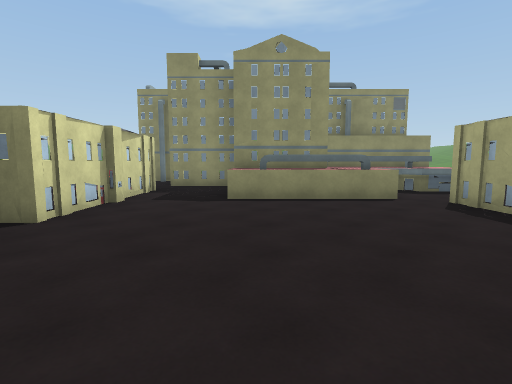
View 1 (above)

22 first-person views from a walk through a scene from a Unity 3-D project. The camera is 1.4 m above the floor, tilts 6° down and sees 85° across. The floor is counted in squares, 2 m on a side. Each view is taken from the middle of a square. On the plan, view 1 faces up. The plan holds only what a view shows up to about 9 squares ahead; the rest is blank. The place goes on beyond the plan. Surface patterns are stand-ins for the level's own textures.

View 2
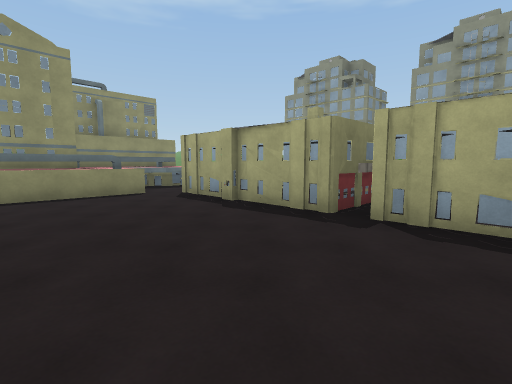

View 3
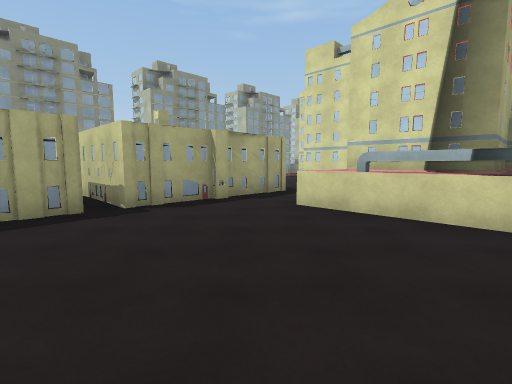

View 4
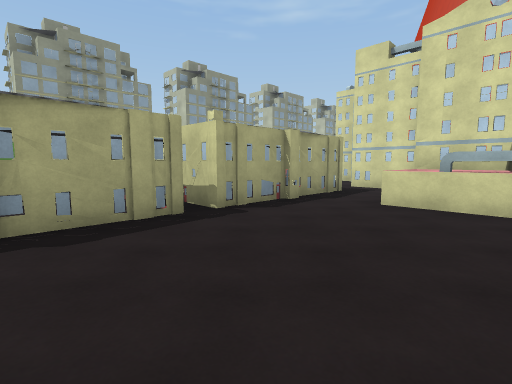

View 5
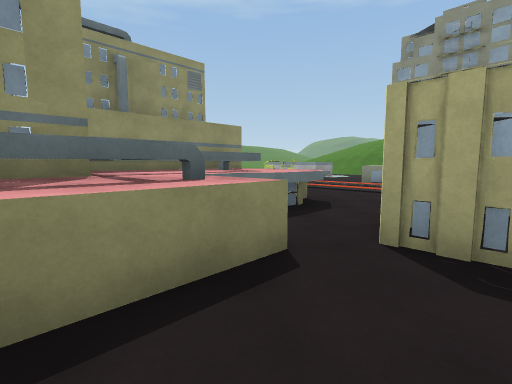

View 6
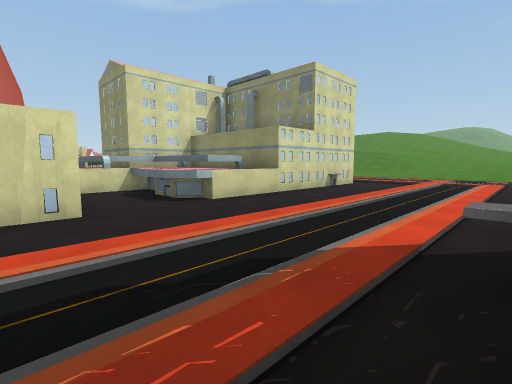

View 7
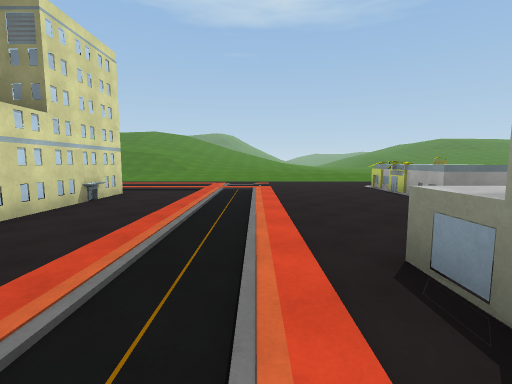

View 8
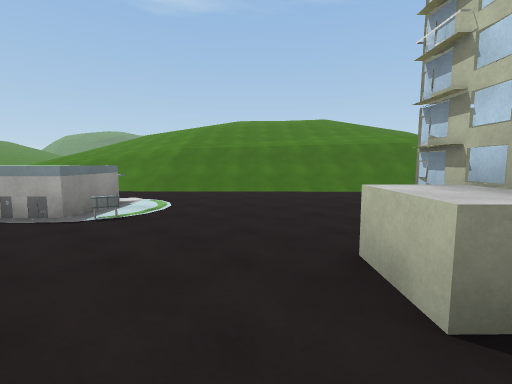

View 9
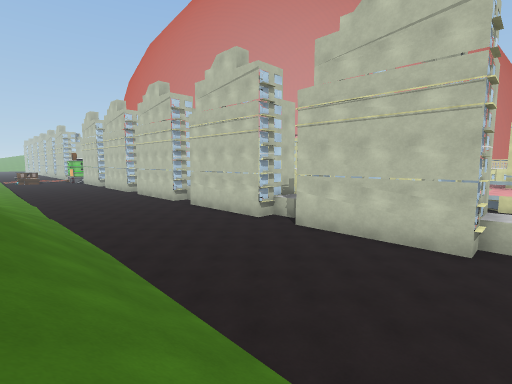

View 10
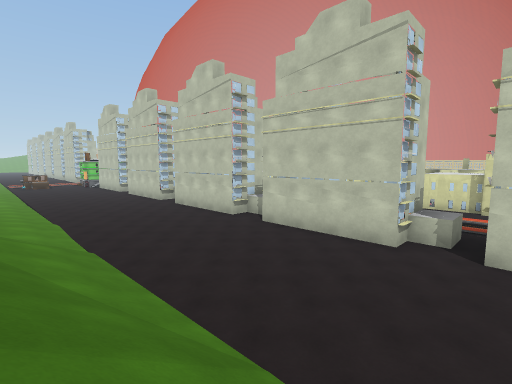

View 11
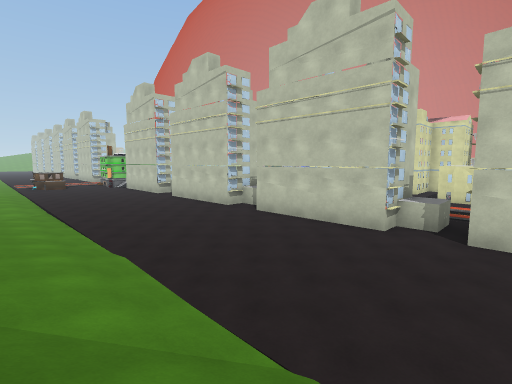

View 12
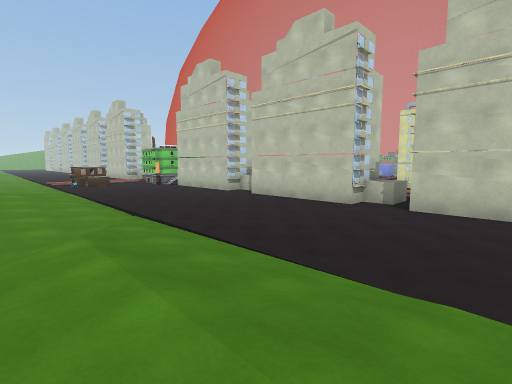

View 13
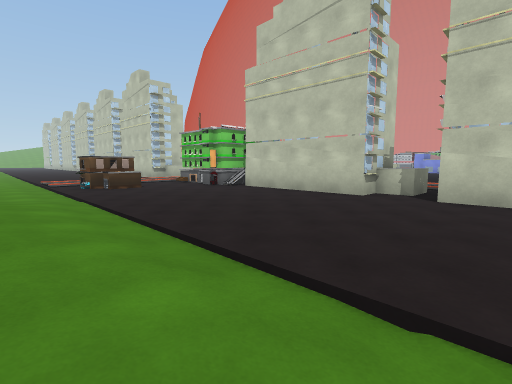

View 14
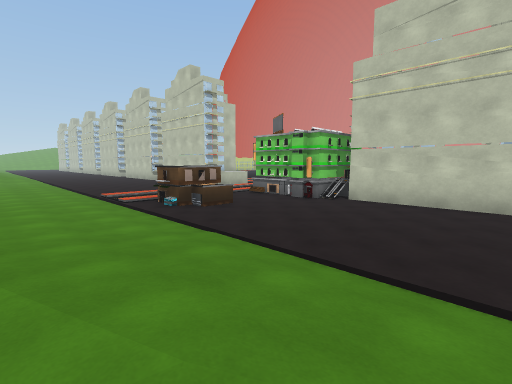

View 15
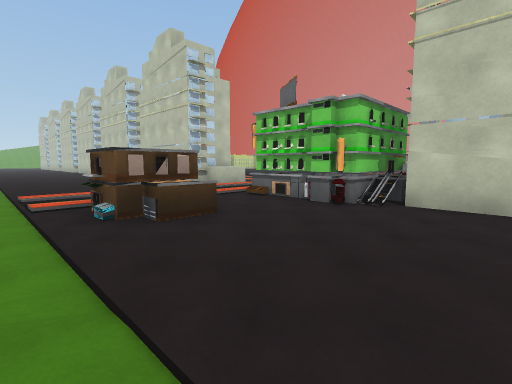

View 16
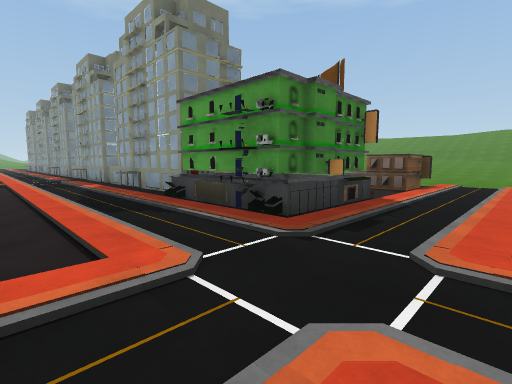

View 17
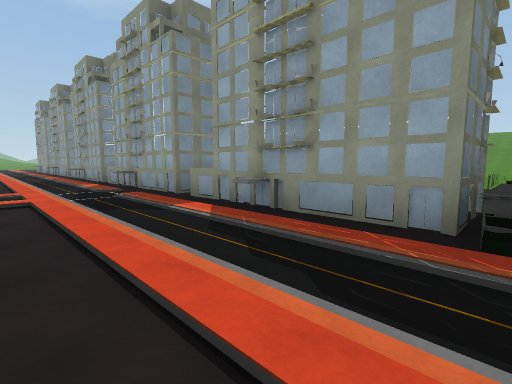

View 18
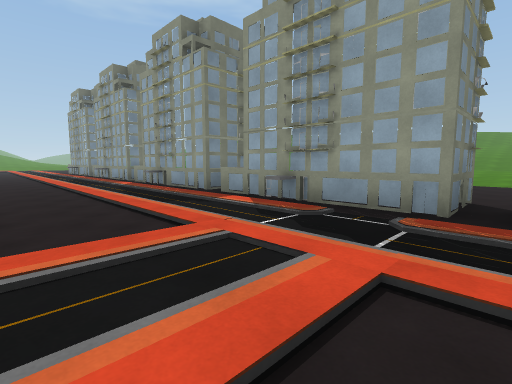

View 19
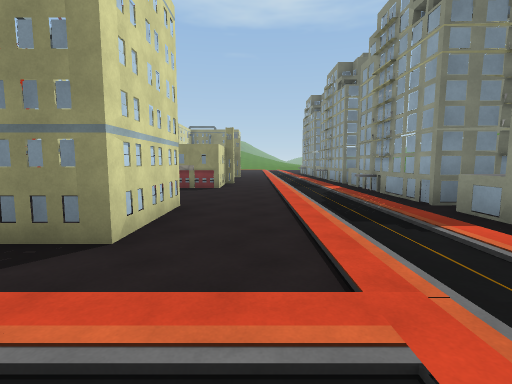

View 20
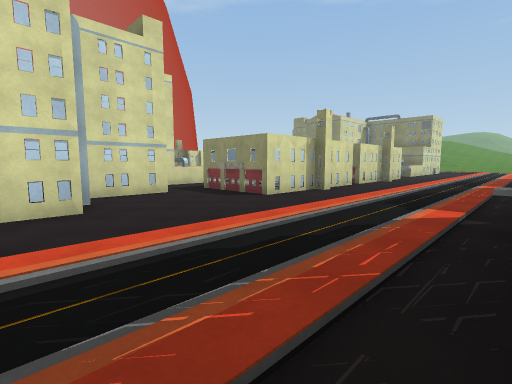

View 21
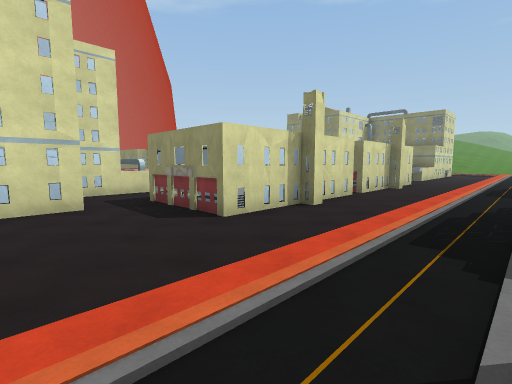

View 22
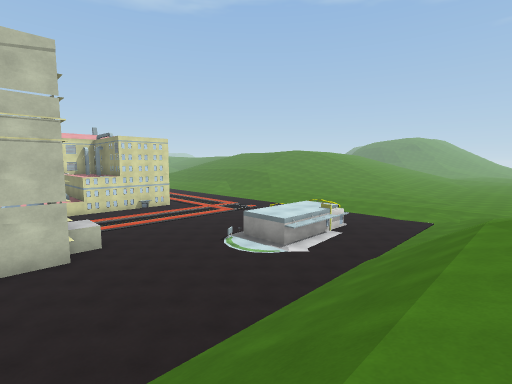

### Floor plan
Key: @ floor where view 1 was taken; # wall or solid block; . main floor; : floor 0.25 m higher than the main floor; + floor 0.5 m higher than the main floor; / step, stairs or slope; = window, fence, low wall or low ledge; ^ raised ledge; O other object.
Columns run from 4 left of view 1 to 19 right of it. Each row starts with its distance up from view 1.
 16                     .//
 15             :....^ ..//
 14          ///::...^^..//
 13        ###..::...^^..//
 12          #..::...^^..//
 11          #..::...=...///
 10          #..::.......///
  9  .##  #^^#..::.......///
  8  ...  #^^^..::.O.....///
  7 ##..##^^^^..::.##....///
  6  #..^=^.....::O #....///
  5  #......###.::. #....//
  4  #......###.::. #....//
  3  .......###.::.O.....//
  2   ......###.::.O#....//
  1    .....###.::O #....//
  0    .@...###.::. #....//
 -1    .....###.::. #....//
 -2    ^^^..###.::.......//
 -3    ^^^..###.::.O.....//
 -4    ###......::.##....//
 -5    ^ ###....::. #....///
 -6    #   #....::. #....///
 -7        ###..::.##....///
 -8          #..::.O.....///
 -9          #..::. #....///
-10          ...::O #....///
-11           :::.. #....///
-12           :::..##....///
-13           ..::.O.....///
-14            .::.##....//+
-15            .::O #....///
-16            .::. #....///
-17            .::.##....///
-18            .::OO#.....//
-19            .::###......:
-20            .::###..#/..:
-21            /::O....#/...
-22             ............
-23            /::/./////...

Positions as (right, up) in squares from view 1, and headings:
1: (0, 0), facing up
2: (0, -1), facing up-right
3: (-1, 2), facing down-right
4: (0, 3), facing down-right
5: (1, 4), facing up-right
6: (10, 4), facing up-left
7: (9, 6), facing up
8: (9, 9), facing right
9: (18, 8), facing down-left
10: (18, 4), facing down-left
11: (18, -1), facing down-left
12: (19, -5), facing down-left
13: (18, -11), facing down-left
14: (19, -14), facing down-left
15: (17, -16), facing down-left
16: (7, -23), facing up-right
17: (7, -18), facing up-right
18: (6, -13), facing up-right
19: (7, -12), facing up
20: (10, -8), facing up-left
21: (9, -6), facing up-left
22: (19, 6), facing up-left
